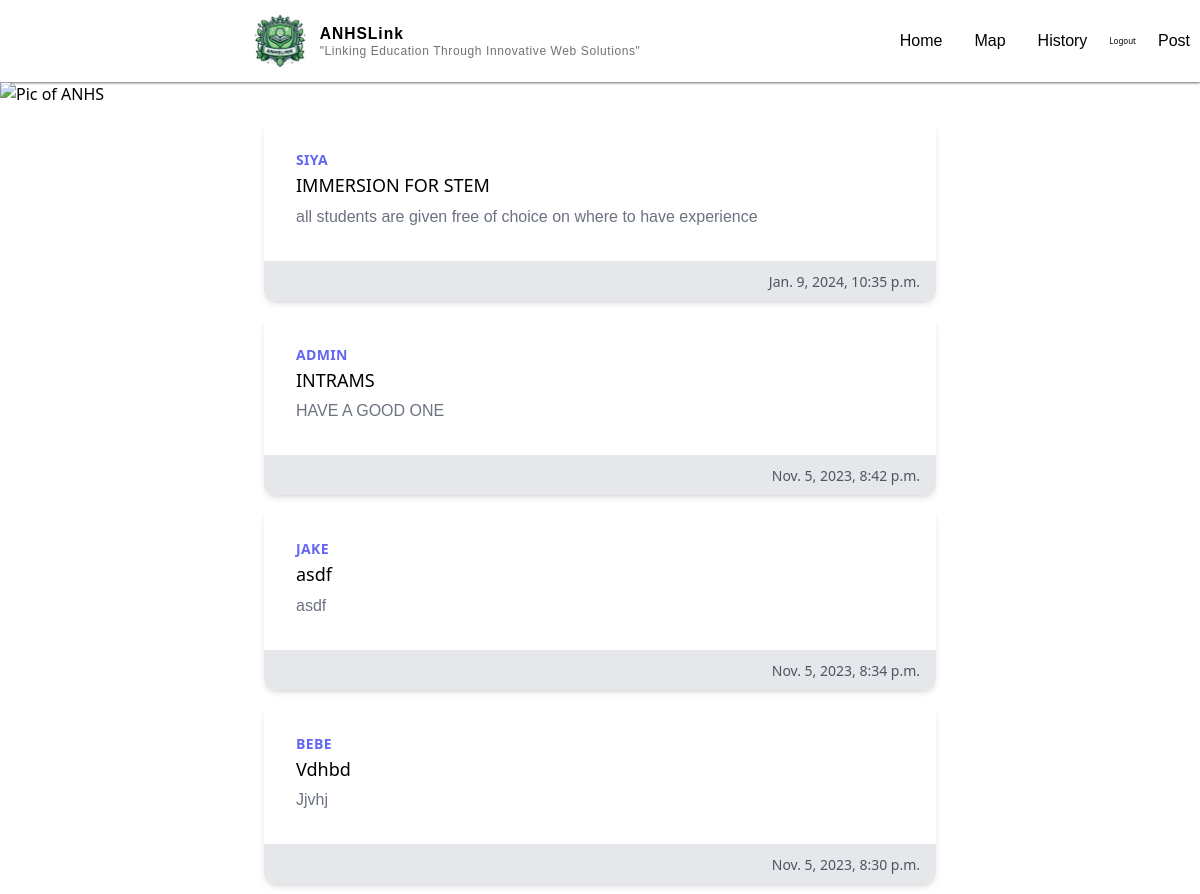
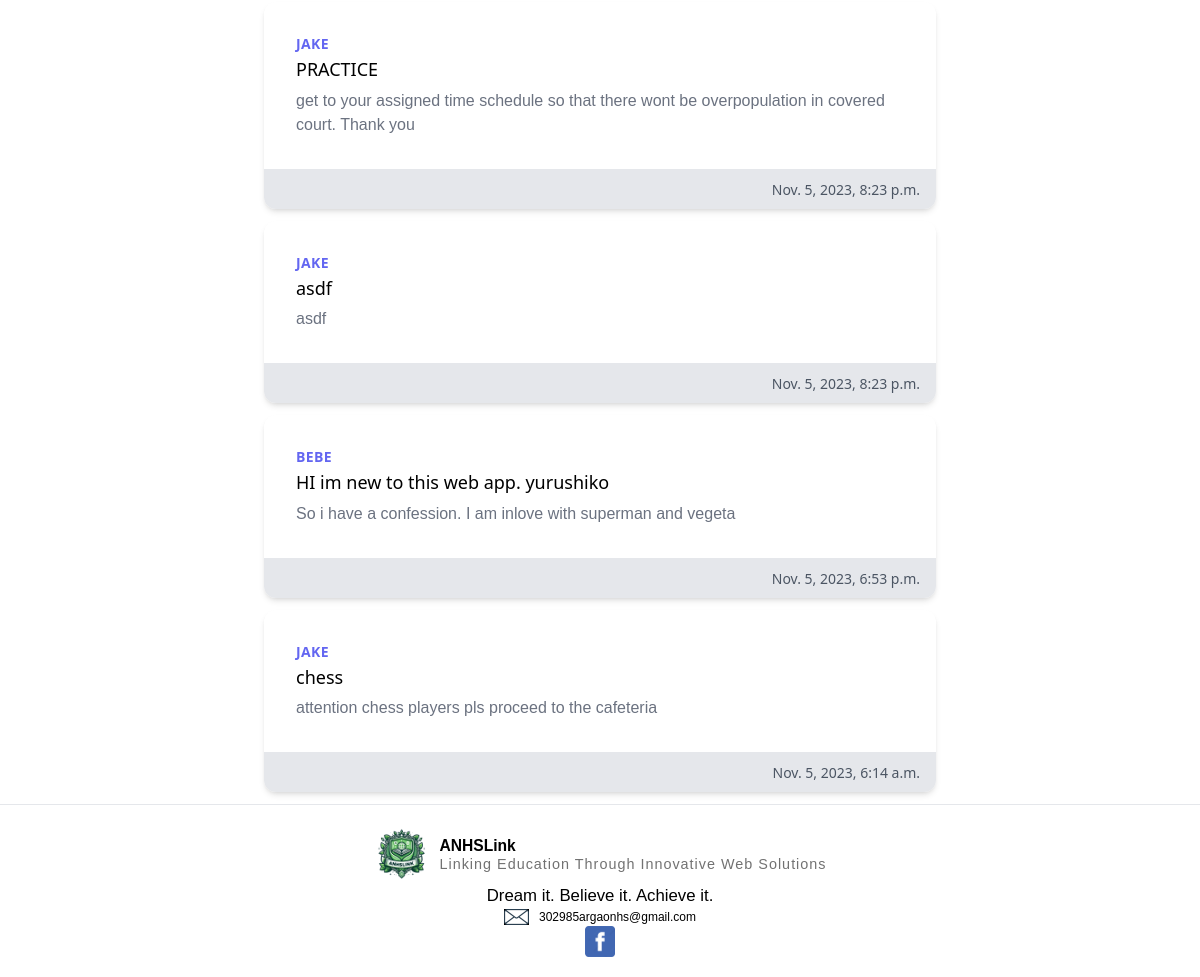
The page / (signed in) on the database its author committed (2 pictures, top to bottom).
### main/models.py (models this page shows, shortened)
class Post(models.Model):
    author = models.ForeignKey(User, on_delete=models.CASCADE)
    title = models.CharField (max_length=200)
    description = models.TextField()
    created_at = models.DateTimeField(auto_now_add=True)
    updated_at = models.DateTimeField(auto_now=True)

### main/views.py (the view)
# urls.py: path("", views.home, name="home"),
def home (request):
    posts = Post.objects.all().order_by('-created_at')
    if not request.user.is_authenticated:
        return HttpResponseRedirect(reverse("anhs"))
    return render(request,"main/home.html", {"posts":posts})

### main/templates/main/home.html (shortened to what this page needs)
{% extends "main/base.html" %}
{% load static %}
{% block body %}
<div class="image_container">
    <img class="picture" src="{% static 'pictures/News_sign.png' %}" alt="Pic of ANHS" width="100%">
</div>
{% for post in posts %}
<div class="max-w-md mx-auto bg-white rounded-xl shadow-md overflow-hidden md:max-w-2xl m-3">
  <div class="md:flex">
    <div class="p-8">
      <div class="uppercase tracking-wide text-sm text-indigo-500 font-semibold">{{post.author.username}}</div>
      <a href="#" class="block mt-1 text-lg leading-tight font-medium text-black hover:underline">{{post.title}}</a>
      <p class="mt-2 text-gray-500">{{post.description}}</p>
    </div>
  </div>
  <div class="px-4 py-2 bg-gray-200 text-right">
    <span class="text-sm text-gray-600">{{post.created_at}}</span>
  </div>
</div>
{% empty %}
<p class="m-3 text-center text-gray-500">No posts</p>
{% endfor %}
{% endblock %}

### authentication/static/css/main.css (style rules this page uses)
html { line-height: 1.5; -webkit-text-size-adjust: 100%; -moz-tab-size: 4; -o-tab-size: 4; tab-size: 4; font-family: ui-sans-serif, system-ui, -apple-system, BlinkMacSystemFont, "Segoe UI", Roboto, "Helvetica Neue", Arial, "Noto Sans", sans-serif, "Apple Color Emoji", "Segoe UI Emoji", "Segoe UI Symbol", "Noto Color Emoji"; font-feature-settings: normal; font-variation-settings: normal; }
body { margin: 0; line-height: inherit; }
a { color: inherit; text-decoration: inherit; }
blockquote, dl, dd, h1, h2, h3, h4, h5, h6, hr, figure, p, pre { margin: 0; }
img, svg, video, canvas, audio, iframe, embed, object { display: block; vertical-align: middle; }
img, video { max-width: 100%; height: auto; }
.m-3 { margin: 0.75rem; }
.mx-auto { margin-left: auto; margin-right: auto; }
.mt-1 { margin-top: 0.25rem; }
.mt-2 { margin-top: 0.5rem; }
.block { display: block; }
.max-w-md { max-width: 28rem; }
.overflow-hidden { overflow: hidden; }
.rounded-xl { border-radius: 0.75rem; }
.bg-gray-200 { --tw-bg-opacity: 1; background-color: rgb(229 231 235 / var(--tw-bg-opacity)); }
.bg-white { --tw-bg-opacity: 1; background-color: rgb(255 255 255 / var(--tw-bg-opacity)); }
.p-8 { padding: 2rem; }
.px-4 { padding-left: 1rem; padding-right: 1rem; }
.py-2 { padding-top: 0.5rem; padding-bottom: 0.5rem; }
.text-right { text-align: right; }
.text-lg { font-size: 1.125rem; line-height: 1.75rem; }
.text-sm { font-size: 0.875rem; line-height: 1.25rem; }
.font-medium { font-weight: 500; }
.font-semibold { font-weight: 600; }
.uppercase { text-transform: uppercase; }
.leading-tight { line-height: 1.25; }
.tracking-wide { letter-spacing: 0.025em; }
.text-black { --tw-text-opacity: 1; color: rgb(0 0 0 / var(--tw-text-opacity)); }
.text-gray-500 { --tw-text-opacity: 1; color: rgb(107 114 128 / var(--tw-text-opacity)); }
.text-gray-600 { --tw-text-opacity: 1; color: rgb(75 85 99 / var(--tw-text-opacity)); }
.text-indigo-500 { --tw-text-opacity: 1; color: rgb(99 102 241 / var(--tw-text-opacity)); }
.shadow-md { --tw-shadow: 0 4px 6px -1px rgb(0 0 0 / 0.1), 0 2px 4px -2px rgb(0 0 0 / 0.1); --tw-shadow-colored: 0 4px 6px -1px var(--tw-shadow-color), 0 2px 4px -2px var(--tw-shadow-color); box-shadow: var(--tw-ring-offset-shadow, 0 0 #0000), var(--tw-ring-shadow, 0 0 #0000), var(--tw-shadow); }
@media (min-width: 768px) { .md\:flex { display: flex; } }
@media (min-width: 768px) { .md\:max-w-2xl { max-width: 42rem; } }

### authentication/static/styles/styles.css (style rules this page uses)
body { margin: 0; padding: 0; }
a { text-decoration: none; }
.image_container { display: flex; justify-content: center; align-items: center; position: relative; width: auto; }
.image_container img { max-width: 100%; height: auto; }
p { font-family: sans-serif; }

### rows shown on the page
Post: author.username "SIYA", title "IMMERSION FOR STEM", description "all students are given free of choice on where to have experience", created_at "Jan. 9, 2024, 10:35 p.m."
Post: author.username "ADMIN", title "INTRAMS", description "HAVE A GOOD ONE", created_at "Nov. 5, 2023, 8:42 p.m."
Post: author.username "JAKE", title "asdf", description "asdf", created_at "Nov. 5, 2023, 8:34 p.m."
Post: author.username "BEBE", title "Vdhbd", description "Jjvhj", created_at "Nov. 5, 2023, 8:30 p.m."
Post: author.username "JAKE", title "PRACTICE", description "get to your assigned time schedule so that there wont be overpopulation in covered court. Thank you", created_at "Nov. 5, 2023, 8:23 p.m."
Post: author.username "JAKE", title "asdf", description "asdf", created_at "Nov. 5, 2023, 8:23 p.m."
Post: author.username "BEBE", title "HI im new to this web app. yurushiko", description "So i have a confession. I am inlove with superman and vegeta", created_at "Nov. 5, 2023, 6:53 p.m."
Post: author.username "JAKE", title "chess", description "attention chess players pls proceed to the cafeteria", created_at "Nov. 5, 2023, 6:14 a.m."
